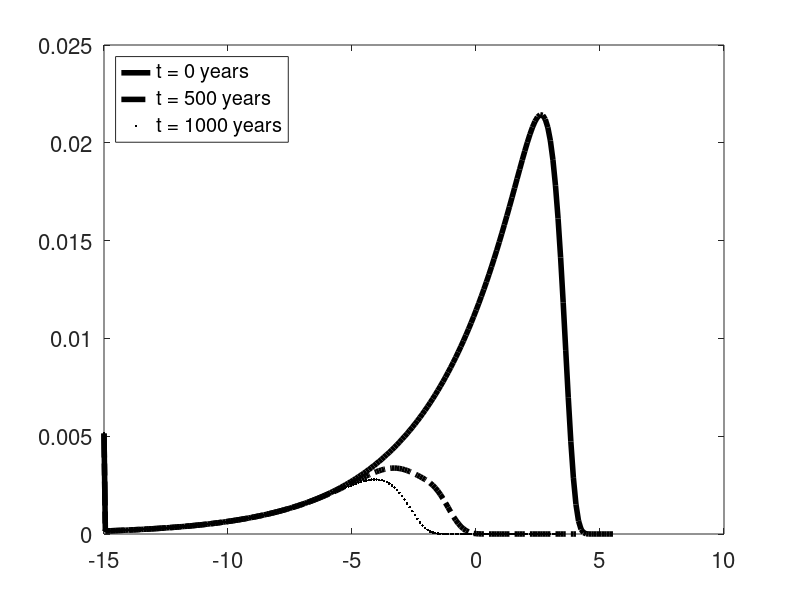
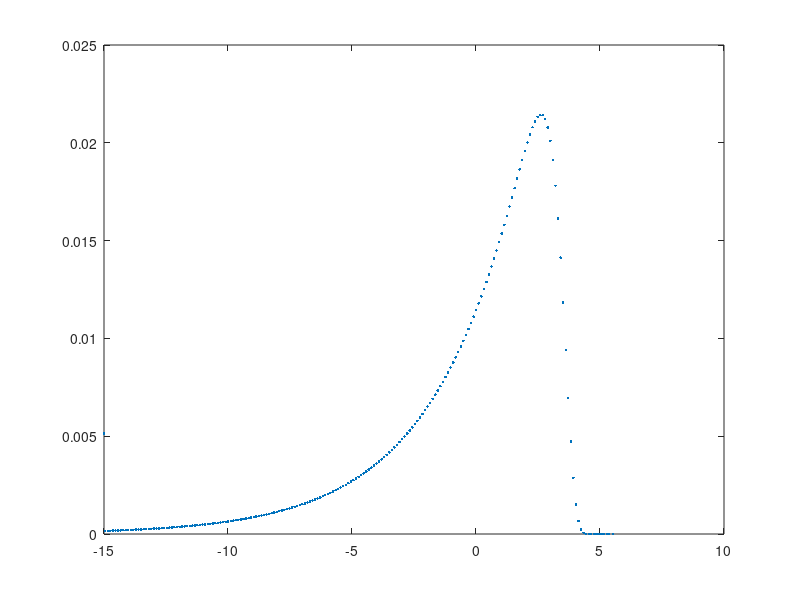
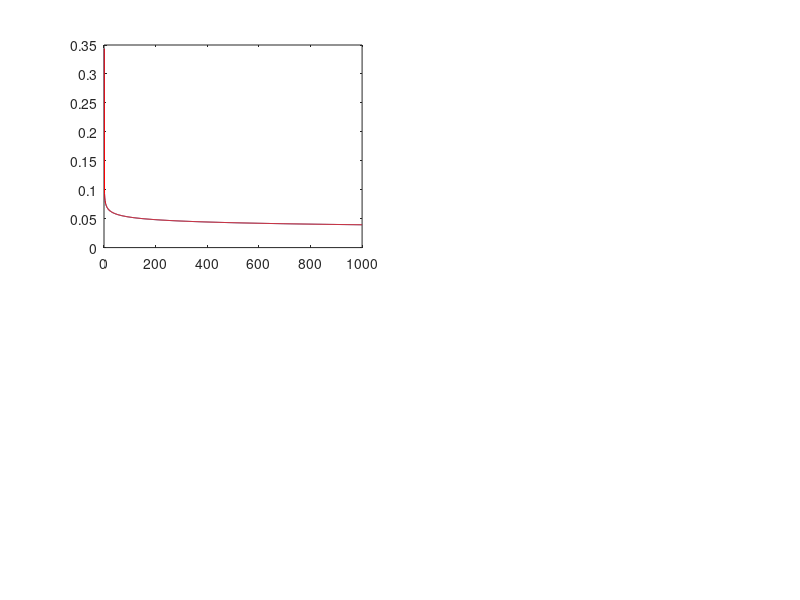
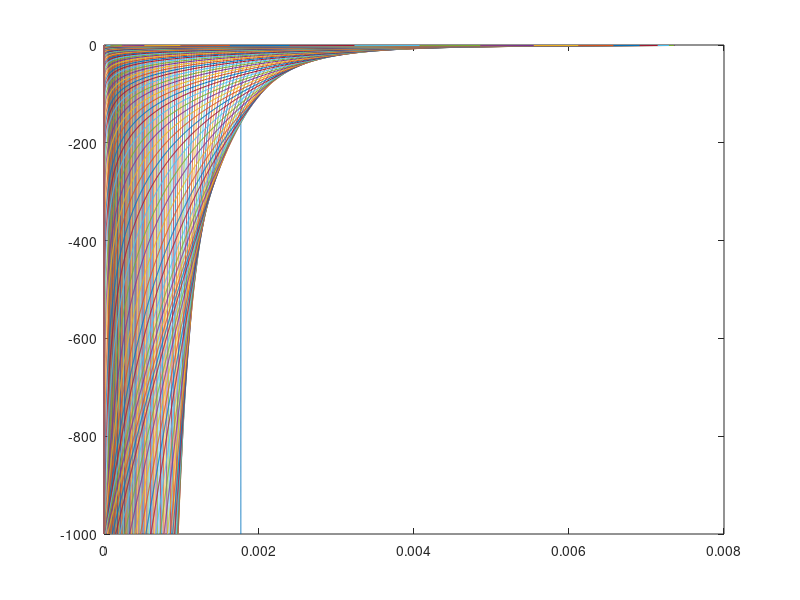

MATLAB code to generate these figures, in order:
clear all 
close all

%__________________________________________________________________________
% RCM parameters that describe OM distribution
% high nu, low a high reactivity, low nu, high a low reactivity
%__________________________________________________________________________
nu=0.125; % deep sea 10.0; fresh 0.125
a=3e-4; % fresh 3e-4, unreactive 1e4
nG=200;  % define size of multiG model- e.g. 200G
emin=-15;% reactivity range lower boundary kmin=10^emin
emax=-log10(a)+2;% reactivity range upper boundary kmin=10^emax


%__________________________________________________________________________
%site specific environmental parameters
%__________________________________________________________________________

POC0=0.3437; 
w0=4.1141e-04;  
db0=0.5900; % bioturb
beta=0.5e-5;
por0=0.45;
zbio=10; 

%__________________________________________________________________________
%calculate ki and Fi for nG-G model
%__________________________________________________________________________

k(1)= 10^(emin);
kk(1)=10^(emin);
F(1) = gammainc(a*10^emin,nu,'lower');
kk(nG)=10^(emax);
k(nG)=10^(emax);
F(nG) = gammainc(a*10^emax,nu,'upper');
%k(nG+1)= 10^emax;
%F(nG+1)= gammainc(a*10^10000,nu,'upper')-gammainc(a*10^emax,nu,'upper');


                for i=2:nG-1
                    ne=emin+(i-1)*(emax-emin)/(nG-1);
                    kk(i)=10^ne;
                    G_inc_0 = gammainc(a*kk(i-1),nu,'upper');
                    G_inc_1 = gammainc(a*kk(i),nu,'upper');
                    F(i) = (G_inc_0 - G_inc_1);
                    k(i)=kk(i-1)+(kk(i)-kk(i-1))/2;
                end 
                
                
figure                
plot(log10(k), F, '.')

aaa=sum(F) %check sum


%__________________________________________________________________________
%Check analytical solution vs rcm solution t-dependent
%__________________________________________________________________________

for tt=1:1000
    t=(tt-1)*10;
 for i=1:nG
    POC_t(tt,i)=F(i)*POC0*exp(-k(i)*t);
 end
 POC_rcm(tt)=POC0*(a/(a+t))^nu;
 sPOC_t(tt)=sum(POC_t(tt,:));
 diff_POC(tt)=(POC_rcm(tt)-sPOC_t(tt))/POC_rcm(tt);
end

figure
subplot(2,2,1)
plot(sPOC_t)
hold on
plot(POC_rcm, 'r')
hold off

%subplot(2,2,2)
%plot(diff_POC)

%__________________________________________________________________________
%Calculate example depth profiles
%__________________________________________________________________________

for x=1:1000
    z=(x-1)/100;
    for i=1:nG
         aa = (w0-(w0^2+4*db0*k(i))^(1/2))/(2*db0);
         bb = (w0+(w0^2+4*db0*k(i))^(1/2))/(2*db0);
         
         
         B = (exp(aa*zbio)*POC0*aa*F(i))/(-exp(aa*zbio)*aa+exp(bb*zbio)*bb);
         A = (F(i)*POC0)-B;
         
        POC(x,i)=A*exp(aa*z) + B*exp(bb*z);
        FF(x,i)=POC(x,i)/POC0;
          
    end
    
% 1G 
%__________________________________________________________________________
%      kk=nu/a;
%      aa = (w0-(w0^2+4*db0*kk)^(1/2))/(2*db0);
%      bb = (w0+(w0^2+4*db0*kk)^(1/2))/(2*db0);
%           
%      AA = -(POC0*exp(bb*z)*bb)/(exp(aa*z)*aa-exp(bb*z)*bb);
%      BB = (exp(aa*z)*POC0*aa)/(exp(aa*z)*aa-exp(bb*z)*bb);
%      
%      POC_1G(x)=AA*exp(aa*z) + BB*exp(bb*z);


% % RCM
% %__________________________________________________________________________
% 
%     depth=z;
%     agercm=depth/w0;%(depth+1/beta*por0*(exp(-beta*depth)-1))/(w0*(1-por0));
%     POCrcm(x)=POC0*(a/(a+agercm))^nu;
%     
POC(isnan(POC))=0;
sPOC(x)=sum(POC(x,:));
%     
% %test age  
% 
% agetest(x)=-a*(exp(log(sPOC(x)/POC0)/nu)-1)/exp(log(sPOC(x)/POC0)/nu);
% agelinear(x)=z/w0;
% POCrcmtest(x)=POC0*(a/(a+agetest(x)))^nu;
    
end



figure
plot(POC(1:1000,1:nG), -(1:1000))

figure
plot(sPOC(1:1000),-(1:1000), 'k-')
hold on
% plot(POCrcm,-(1:1000), 'r-')
% plot(POCrcmtest,-(1:1000), 'g-')
hold off

set(0,'defaultLineLineWidth', 4)
set(0,'DefaultAxesFontSize',16)

figure
plot(log10(k), F, 'k')
hold on
plot(log10(k), FF(500,:), 'k-.')
plot(log10(k), FF(1000,:), 'k.')
hleg=legend('t = 0 years','t = 500 years','t = 1000 years')
set(hleg,'Location','NorthWest');
hold off

print('-depsc', 'OM_degradation_rate_distribution_400m');

% figure
% plot(agetest)
% hold on
% %plot(agelinear, 'r')
% hold off






